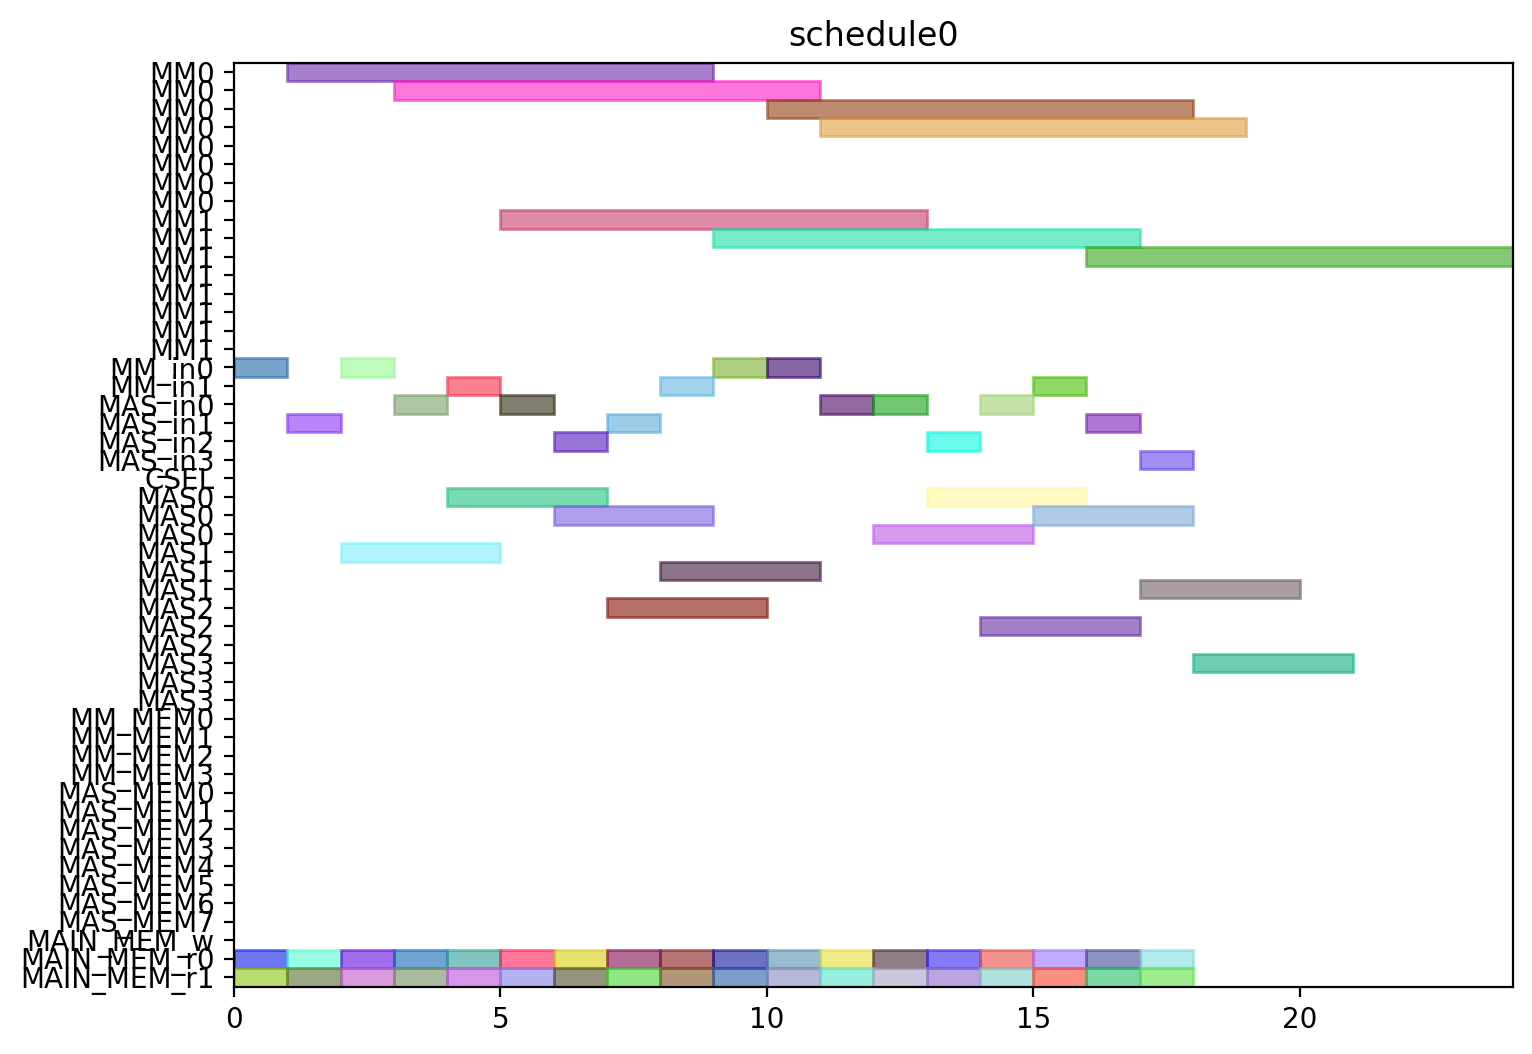

Write Python code to recreate this figure.
from pyschedule import Scenario, solvers, plotters, alt


def solve():
	horizon = 120
	S = Scenario("schedule0", horizon=horizon)

	# resource
	MM = S.Resources('MM', num=2, size=8)
	MM_in = S.Resources('MM_in', num=2)
	MAS_in = S.Resources('MAS_in', num=4)
	CSEL = S.Resource('CSEL')
	MAS = S.Resources('MAS', num=4, size=3, periods=range(1, horizon))
	MM_MEM = S.Resources('MM_MEM', num=4)
	MAS_MEM = S.Resources('MAS_MEM', num=8)
	MAIN_MEM_w = S.Resource('MAIN_MEM_w', size=1)
	MAIN_MEM_r = S.Resources('MAIN_MEM_r', num=2)

	# result of previous scheduling

	# new tasks
	t0_t0 = S.Task('t0_t0', length=3, delay_cost=1)
	t0_t0 += alt(MAS)
	t0_t0_in = S.Task('t0_t0_in', length=1, delay_cost=1)
	t0_t0_in += alt(MAS_in)
	S += t0_t0_in*MAS_in[0]<=t0_t0*MAS[0]

	S += t0_t0_in*MAS_in[1]<=t0_t0*MAS[1]

	S += t0_t0_in*MAS_in[2]<=t0_t0*MAS[2]

	S += t0_t0_in*MAS_in[3]<=t0_t0*MAS[3]

	t0_t0_mem0 = S.Task('t0_t0_mem0', length=1, delay_cost=1)
	t0_t0_mem0 += MAIN_MEM_r[0]
	S += t0_t0_mem0 <= t0_t0

	t0_t0_mem1 = S.Task('t0_t0_mem1', length=1, delay_cost=1)
	t0_t0_mem1 += MAIN_MEM_r[1]
	S += t0_t0_mem1 <= t0_t0

	t0_t1 = S.Task('t0_t1', length=3, delay_cost=1)
	t0_t1 += alt(MAS)
	t0_t1_in = S.Task('t0_t1_in', length=1, delay_cost=1)
	t0_t1_in += alt(MAS_in)
	S += t0_t1_in*MAS_in[0]<=t0_t1*MAS[0]

	S += t0_t1_in*MAS_in[1]<=t0_t1*MAS[1]

	S += t0_t1_in*MAS_in[2]<=t0_t1*MAS[2]

	S += t0_t1_in*MAS_in[3]<=t0_t1*MAS[3]

	t0_t1_mem0 = S.Task('t0_t1_mem0', length=1, delay_cost=1)
	t0_t1_mem0 += MAIN_MEM_r[0]
	S += t0_t1_mem0 <= t0_t1

	t0_t1_mem1 = S.Task('t0_t1_mem1', length=1, delay_cost=1)
	t0_t1_mem1 += MAIN_MEM_r[1]
	S += t0_t1_mem1 <= t0_t1

	t0_t3 = S.Task('t0_t3', length=8, delay_cost=1)
	t0_t3 += alt(MM)
	t0_t3_in = S.Task('t0_t3_in', length=1, delay_cost=1)
	t0_t3_in += alt(MM_in)
	S += t0_t3_in*MM_in[0]<=t0_t3*MM[0]
	S += t0_t3_in*MM_in[1]<=t0_t3*MM[1]
	t0_t3_mem0 = S.Task('t0_t3_mem0', length=1, delay_cost=1)
	t0_t3_mem0 += MAIN_MEM_r[0]
	S += t0_t3_mem0 <= t0_t3

	t0_t3_mem1 = S.Task('t0_t3_mem1', length=1, delay_cost=1)
	t0_t3_mem1 += MAIN_MEM_r[1]
	S += t0_t3_mem1 <= t0_t3

	t1_t0 = S.Task('t1_t0', length=3, delay_cost=1)
	t1_t0 += alt(MAS)
	t1_t0_in = S.Task('t1_t0_in', length=1, delay_cost=1)
	t1_t0_in += alt(MAS_in)
	S += t1_t0_in*MAS_in[0]<=t1_t0*MAS[0]

	S += t1_t0_in*MAS_in[1]<=t1_t0*MAS[1]

	S += t1_t0_in*MAS_in[2]<=t1_t0*MAS[2]

	S += t1_t0_in*MAS_in[3]<=t1_t0*MAS[3]

	t1_t0_mem0 = S.Task('t1_t0_mem0', length=1, delay_cost=1)
	t1_t0_mem0 += MAIN_MEM_r[0]
	S += t1_t0_mem0 <= t1_t0

	t1_t0_mem1 = S.Task('t1_t0_mem1', length=1, delay_cost=1)
	t1_t0_mem1 += MAIN_MEM_r[1]
	S += t1_t0_mem1 <= t1_t0

	t1_t1 = S.Task('t1_t1', length=3, delay_cost=1)
	t1_t1 += alt(MAS)
	t1_t1_in = S.Task('t1_t1_in', length=1, delay_cost=1)
	t1_t1_in += alt(MAS_in)
	S += t1_t1_in*MAS_in[0]<=t1_t1*MAS[0]

	S += t1_t1_in*MAS_in[1]<=t1_t1*MAS[1]

	S += t1_t1_in*MAS_in[2]<=t1_t1*MAS[2]

	S += t1_t1_in*MAS_in[3]<=t1_t1*MAS[3]

	t1_t1_mem0 = S.Task('t1_t1_mem0', length=1, delay_cost=1)
	t1_t1_mem0 += MAIN_MEM_r[0]
	S += t1_t1_mem0 <= t1_t1

	t1_t1_mem1 = S.Task('t1_t1_mem1', length=1, delay_cost=1)
	t1_t1_mem1 += MAIN_MEM_r[1]
	S += t1_t1_mem1 <= t1_t1

	t1_t3 = S.Task('t1_t3', length=8, delay_cost=1)
	t1_t3 += alt(MM)
	t1_t3_in = S.Task('t1_t3_in', length=1, delay_cost=1)
	t1_t3_in += alt(MM_in)
	S += t1_t3_in*MM_in[0]<=t1_t3*MM[0]
	S += t1_t3_in*MM_in[1]<=t1_t3*MM[1]
	t1_t3_mem0 = S.Task('t1_t3_mem0', length=1, delay_cost=1)
	t1_t3_mem0 += MAIN_MEM_r[0]
	S += t1_t3_mem0 <= t1_t3

	t1_t3_mem1 = S.Task('t1_t3_mem1', length=1, delay_cost=1)
	t1_t3_mem1 += MAIN_MEM_r[1]
	S += t1_t3_mem1 <= t1_t3

	t2_t2 = S.Task('t2_t2', length=3, delay_cost=1)
	t2_t2 += alt(MAS)
	t2_t2_in = S.Task('t2_t2_in', length=1, delay_cost=1)
	t2_t2_in += alt(MAS_in)
	S += t2_t2_in*MAS_in[0]<=t2_t2*MAS[0]

	S += t2_t2_in*MAS_in[1]<=t2_t2*MAS[1]

	S += t2_t2_in*MAS_in[2]<=t2_t2*MAS[2]

	S += t2_t2_in*MAS_in[3]<=t2_t2*MAS[3]

	t2_t2_mem0 = S.Task('t2_t2_mem0', length=1, delay_cost=1)
	t2_t2_mem0 += MAIN_MEM_r[0]
	S += t2_t2_mem0 <= t2_t2

	t2_t2_mem1 = S.Task('t2_t2_mem1', length=1, delay_cost=1)
	t2_t2_mem1 += MAIN_MEM_r[1]
	S += t2_t2_mem1 <= t2_t2

	t5_t0 = S.Task('t5_t0', length=8, delay_cost=1)
	t5_t0 += alt(MM)
	t5_t0_in = S.Task('t5_t0_in', length=1, delay_cost=1)
	t5_t0_in += alt(MM_in)
	S += t5_t0_in*MM_in[0]<=t5_t0*MM[0]
	S += t5_t0_in*MM_in[1]<=t5_t0*MM[1]
	t5_t0_mem0 = S.Task('t5_t0_mem0', length=1, delay_cost=1)
	t5_t0_mem0 += MAIN_MEM_r[0]
	S += t5_t0_mem0 <= t5_t0

	t5_t0_mem1 = S.Task('t5_t0_mem1', length=1, delay_cost=1)
	t5_t0_mem1 += MAIN_MEM_r[1]
	S += t5_t0_mem1 <= t5_t0

	t5_t1 = S.Task('t5_t1', length=8, delay_cost=1)
	t5_t1 += alt(MM)
	t5_t1_in = S.Task('t5_t1_in', length=1, delay_cost=1)
	t5_t1_in += alt(MM_in)
	S += t5_t1_in*MM_in[0]<=t5_t1*MM[0]
	S += t5_t1_in*MM_in[1]<=t5_t1*MM[1]
	t5_t1_mem0 = S.Task('t5_t1_mem0', length=1, delay_cost=1)
	t5_t1_mem0 += MAIN_MEM_r[0]
	S += t5_t1_mem0 <= t5_t1

	t5_t1_mem1 = S.Task('t5_t1_mem1', length=1, delay_cost=1)
	t5_t1_mem1 += MAIN_MEM_r[1]
	S += t5_t1_mem1 <= t5_t1

	t5_t2 = S.Task('t5_t2', length=3, delay_cost=1)
	t5_t2 += alt(MAS)
	t5_t2_in = S.Task('t5_t2_in', length=1, delay_cost=1)
	t5_t2_in += alt(MAS_in)
	S += t5_t2_in*MAS_in[0]<=t5_t2*MAS[0]

	S += t5_t2_in*MAS_in[1]<=t5_t2*MAS[1]

	S += t5_t2_in*MAS_in[2]<=t5_t2*MAS[2]

	S += t5_t2_in*MAS_in[3]<=t5_t2*MAS[3]

	t5_t2_mem0 = S.Task('t5_t2_mem0', length=1, delay_cost=1)
	t5_t2_mem0 += MAIN_MEM_r[0]
	S += t5_t2_mem0 <= t5_t2

	t5_t2_mem1 = S.Task('t5_t2_mem1', length=1, delay_cost=1)
	t5_t2_mem1 += MAIN_MEM_r[1]
	S += t5_t2_mem1 <= t5_t2

	t5_t3 = S.Task('t5_t3', length=3, delay_cost=1)
	t5_t3 += alt(MAS)
	t5_t3_in = S.Task('t5_t3_in', length=1, delay_cost=1)
	t5_t3_in += alt(MAS_in)
	S += t5_t3_in*MAS_in[0]<=t5_t3*MAS[0]

	S += t5_t3_in*MAS_in[1]<=t5_t3*MAS[1]

	S += t5_t3_in*MAS_in[2]<=t5_t3*MAS[2]

	S += t5_t3_in*MAS_in[3]<=t5_t3*MAS[3]

	t5_t3_mem0 = S.Task('t5_t3_mem0', length=1, delay_cost=1)
	t5_t3_mem0 += MAIN_MEM_r[0]
	S += t5_t3_mem0 <= t5_t3

	t5_t3_mem1 = S.Task('t5_t3_mem1', length=1, delay_cost=1)
	t5_t3_mem1 += MAIN_MEM_r[1]
	S += t5_t3_mem1 <= t5_t3

	t7_t0 = S.Task('t7_t0', length=3, delay_cost=1)
	t7_t0 += alt(MAS)
	t7_t0_in = S.Task('t7_t0_in', length=1, delay_cost=1)
	t7_t0_in += alt(MAS_in)
	S += t7_t0_in*MAS_in[0]<=t7_t0*MAS[0]

	S += t7_t0_in*MAS_in[1]<=t7_t0*MAS[1]

	S += t7_t0_in*MAS_in[2]<=t7_t0*MAS[2]

	S += t7_t0_in*MAS_in[3]<=t7_t0*MAS[3]

	t7_t0_mem0 = S.Task('t7_t0_mem0', length=1, delay_cost=1)
	t7_t0_mem0 += MAIN_MEM_r[0]
	S += t7_t0_mem0 <= t7_t0

	t7_t0_mem1 = S.Task('t7_t0_mem1', length=1, delay_cost=1)
	t7_t0_mem1 += MAIN_MEM_r[1]
	S += t7_t0_mem1 <= t7_t0

	t7_t1 = S.Task('t7_t1', length=3, delay_cost=1)
	t7_t1 += alt(MAS)
	t7_t1_in = S.Task('t7_t1_in', length=1, delay_cost=1)
	t7_t1_in += alt(MAS_in)
	S += t7_t1_in*MAS_in[0]<=t7_t1*MAS[0]

	S += t7_t1_in*MAS_in[1]<=t7_t1*MAS[1]

	S += t7_t1_in*MAS_in[2]<=t7_t1*MAS[2]

	S += t7_t1_in*MAS_in[3]<=t7_t1*MAS[3]

	t7_t1_mem0 = S.Task('t7_t1_mem0', length=1, delay_cost=1)
	t7_t1_mem0 += MAIN_MEM_r[0]
	S += t7_t1_mem0 <= t7_t1

	t7_t1_mem1 = S.Task('t7_t1_mem1', length=1, delay_cost=1)
	t7_t1_mem1 += MAIN_MEM_r[1]
	S += t7_t1_mem1 <= t7_t1

	t7_t3 = S.Task('t7_t3', length=8, delay_cost=1)
	t7_t3 += alt(MM)
	t7_t3_in = S.Task('t7_t3_in', length=1, delay_cost=1)
	t7_t3_in += alt(MM_in)
	S += t7_t3_in*MM_in[0]<=t7_t3*MM[0]
	S += t7_t3_in*MM_in[1]<=t7_t3*MM[1]
	t7_t3_mem0 = S.Task('t7_t3_mem0', length=1, delay_cost=1)
	t7_t3_mem0 += MAIN_MEM_r[0]
	S += t7_t3_mem0 <= t7_t3

	t7_t3_mem1 = S.Task('t7_t3_mem1', length=1, delay_cost=1)
	t7_t3_mem1 += MAIN_MEM_r[1]
	S += t7_t3_mem1 <= t7_t3

	t10_t0 = S.Task('t10_t0', length=8, delay_cost=1)
	t10_t0 += alt(MM)
	t10_t0_in = S.Task('t10_t0_in', length=1, delay_cost=1)
	t10_t0_in += alt(MM_in)
	S += t10_t0_in*MM_in[0]<=t10_t0*MM[0]
	S += t10_t0_in*MM_in[1]<=t10_t0*MM[1]
	t10_t0_mem0 = S.Task('t10_t0_mem0', length=1, delay_cost=1)
	t10_t0_mem0 += MAIN_MEM_r[0]
	S += t10_t0_mem0 <= t10_t0

	t10_t0_mem1 = S.Task('t10_t0_mem1', length=1, delay_cost=1)
	t10_t0_mem1 += MAIN_MEM_r[1]
	S += t10_t0_mem1 <= t10_t0

	t10_t1 = S.Task('t10_t1', length=8, delay_cost=1)
	t10_t1 += alt(MM)
	t10_t1_in = S.Task('t10_t1_in', length=1, delay_cost=1)
	t10_t1_in += alt(MM_in)
	S += t10_t1_in*MM_in[0]<=t10_t1*MM[0]
	S += t10_t1_in*MM_in[1]<=t10_t1*MM[1]
	t10_t1_mem0 = S.Task('t10_t1_mem0', length=1, delay_cost=1)
	t10_t1_mem0 += MAIN_MEM_r[0]
	S += t10_t1_mem0 <= t10_t1

	t10_t1_mem1 = S.Task('t10_t1_mem1', length=1, delay_cost=1)
	t10_t1_mem1 += MAIN_MEM_r[1]
	S += t10_t1_mem1 <= t10_t1

	t10_t2 = S.Task('t10_t2', length=3, delay_cost=1)
	t10_t2 += alt(MAS)
	t10_t2_in = S.Task('t10_t2_in', length=1, delay_cost=1)
	t10_t2_in += alt(MAS_in)
	S += t10_t2_in*MAS_in[0]<=t10_t2*MAS[0]

	S += t10_t2_in*MAS_in[1]<=t10_t2*MAS[1]

	S += t10_t2_in*MAS_in[2]<=t10_t2*MAS[2]

	S += t10_t2_in*MAS_in[3]<=t10_t2*MAS[3]

	t10_t2_mem0 = S.Task('t10_t2_mem0', length=1, delay_cost=1)
	t10_t2_mem0 += MAIN_MEM_r[0]
	S += t10_t2_mem0 <= t10_t2

	t10_t2_mem1 = S.Task('t10_t2_mem1', length=1, delay_cost=1)
	t10_t2_mem1 += MAIN_MEM_r[1]
	S += t10_t2_mem1 <= t10_t2

	t10_t3 = S.Task('t10_t3', length=3, delay_cost=1)
	t10_t3 += alt(MAS)
	t10_t3_in = S.Task('t10_t3_in', length=1, delay_cost=1)
	t10_t3_in += alt(MAS_in)
	S += t10_t3_in*MAS_in[0]<=t10_t3*MAS[0]

	S += t10_t3_in*MAS_in[1]<=t10_t3*MAS[1]

	S += t10_t3_in*MAS_in[2]<=t10_t3*MAS[2]

	S += t10_t3_in*MAS_in[3]<=t10_t3*MAS[3]

	t10_t3_mem0 = S.Task('t10_t3_mem0', length=1, delay_cost=1)
	t10_t3_mem0 += MAIN_MEM_r[0]
	S += t10_t3_mem0 <= t10_t3

	t10_t3_mem1 = S.Task('t10_t3_mem1', length=1, delay_cost=1)
	t10_t3_mem1 += MAIN_MEM_r[1]
	S += t10_t3_mem1 <= t10_t3

	solvers.mip.solve(S,msg=1,kind='CPLEX',ratio_gap=1.01)

	solution = [['hoge']*len(S.solution()[1]) for i in range(len(S.solution()))]
	for i in range(len(S.solution())):
		for j in range(len(S.solution()[i])):
			solution[i][j]=str(S.solution()[i][j])
	print(solution)

	cycles = int(solution[-1][3])

	pic_file_name = "/mnt/rose/usr1/fukuda/ABE/multiRAM_multiMAS_16mux/scheduling_result/stage8MM2_stage3MAS4/EP2_DBL_w_EVAL/schedule0.png"
	if(S.solution() != []):
		plotters.matplotlib.plot(S,img_filename=pic_file_name, show_task_labels=False, fig_size=(cycles*0.25+3, 6))

	return solution
